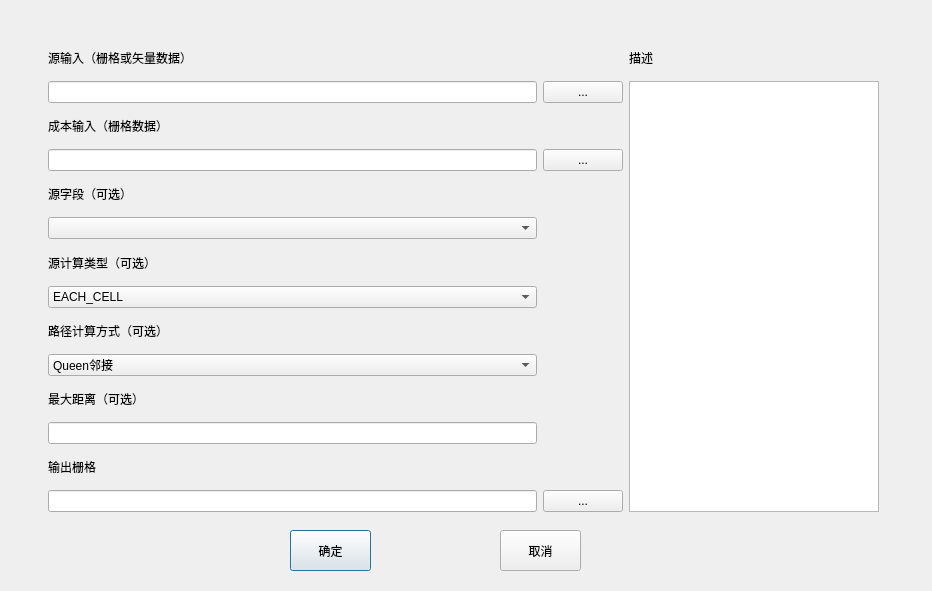
<?xml version="1.0" encoding="UTF-8"?>
<ui version="4.0">
 <class>ShortestPathDialogBase</class>
 <widget class="QDialog" name="ShortestPathDialogBase">
  <property name="geometry">
   <rect>
    <x>0</x>
    <y>0</y>
    <width>932</width>
    <height>591</height>
   </rect>
  </property>
  <property name="windowTitle">
   <string>Shortest Path</string>
  </property>
  <widget class="QPushButton" name="bt_ok">
   <property name="geometry">
    <rect>
     <x>290</x>
     <y>530</y>
     <width>81</width>
     <height>41</height>
    </rect>
   </property>
   <property name="text">
    <string>确定</string>
   </property>
  </widget>
  <widget class="QPushButton" name="bt_cancel">
   <property name="geometry">
    <rect>
     <x>500</x>
     <y>530</y>
     <width>81</width>
     <height>41</height>
    </rect>
   </property>
   <property name="text">
    <string>取消</string>
   </property>
  </widget>
  <widget class="QWidget" name="layoutWidget">
   <property name="geometry">
    <rect>
     <x>48</x>
     <y>41</y>
     <width>831</width>
     <height>471</height>
    </rect>
   </property>
   <layout class="QGridLayout" name="gridLayout">
    <item row="0" column="0">
     <widget class="QLabel" name="label">
      <property name="text">
       <string>源输入（栅格或矢量数据）</string>
      </property>
      <property name="textFormat">
       <enum>Qt::PlainText</enum>
      </property>
     </widget>
    </item>
    <item row="0" column="2">
     <widget class="QLabel" name="label_8">
      <property name="text">
       <string>描述</string>
      </property>
      <property name="textFormat">
       <enum>Qt::PlainText</enum>
      </property>
     </widget>
    </item>
    <item row="1" column="0">
     <widget class="QLineEdit" name="line_src"/>
    </item>
    <item row="1" column="1">
     <widget class="QPushButton" name="bt_loadsrc">
      <property name="text">
       <string>...</string>
      </property>
     </widget>
    </item>
    <item row="1" column="2" rowspan="13">
     <widget class="QTextEdit" name="textDescript">
      <property name="maximumSize">
       <size>
        <width>250</width>
        <height>16777215</height>
       </size>
      </property>
     </widget>
    </item>
    <item row="2" column="0">
     <widget class="QLabel" name="label_3">
      <property name="text">
       <string>成本输入（栅格数据）</string>
      </property>
      <property name="textFormat">
       <enum>Qt::PlainText</enum>
      </property>
     </widget>
    </item>
    <item row="3" column="0">
     <widget class="QLineEdit" name="line_cost"/>
    </item>
    <item row="3" column="1">
     <widget class="QPushButton" name="bt_loadcost">
      <property name="text">
       <string>...</string>
      </property>
     </widget>
    </item>
    <item row="4" column="0">
     <widget class="QLabel" name="label_2">
      <property name="text">
       <string>源字段（可选）</string>
      </property>
      <property name="textFormat">
       <enum>Qt::PlainText</enum>
      </property>
     </widget>
    </item>
    <item row="5" column="0">
     <widget class="QComboBox" name="cb_field"/>
    </item>
    <item row="6" column="0">
     <widget class="QLabel" name="label_6">
      <property name="text">
       <string>源计算类型（可选）</string>
      </property>
      <property name="textFormat">
       <enum>Qt::PlainText</enum>
      </property>
     </widget>
    </item>
    <item row="7" column="0">
     <widget class="QComboBox" name="cb_type">
      <item>
       <property name="text">
        <string>EACH_CELL</string>
       </property>
      </item>
      <item>
       <property name="text">
        <string>EACH_ZONE</string>
       </property>
      </item>
      <item>
       <property name="text">
        <string>BEST_SINGLE</string>
       </property>
      </item>
     </widget>
    </item>
    <item row="8" column="0">
     <widget class="QLabel" name="label_7">
      <property name="text">
       <string>路径计算方式（可选）</string>
      </property>
      <property name="textFormat">
       <enum>Qt::PlainText</enum>
      </property>
     </widget>
    </item>
    <item row="9" column="0">
     <widget class="QComboBox" name="cb_path">
      <item>
       <property name="text">
        <string>Queen邻接</string>
       </property>
      </item>
      <item>
       <property name="text">
        <string>Rook邻接</string>
       </property>
      </item>
      <item>
       <property name="text">
        <string>Bishop邻接</string>
       </property>
      </item>
     </widget>
    </item>
    <item row="10" column="0">
     <widget class="QLabel" name="label_4">
      <property name="text">
       <string>最大距离（可选）</string>
      </property>
      <property name="textFormat">
       <enum>Qt::PlainText</enum>
      </property>
     </widget>
    </item>
    <item row="11" column="0">
     <widget class="QLineEdit" name="line_maxdis"/>
    </item>
    <item row="12" column="0">
     <widget class="QLabel" name="label_5">
      <property name="text">
       <string>输出栅格</string>
      </property>
      <property name="textFormat">
       <enum>Qt::PlainText</enum>
      </property>
     </widget>
    </item>
    <item row="13" column="0">
     <widget class="QLineEdit" name="line_export"/>
    </item>
    <item row="13" column="1">
     <widget class="QPushButton" name="bt_export">
      <property name="text">
       <string>...</string>
      </property>
     </widget>
    </item>
   </layout>
  </widget>
 </widget>
 <resources/>
 <connections/>
</ui>
